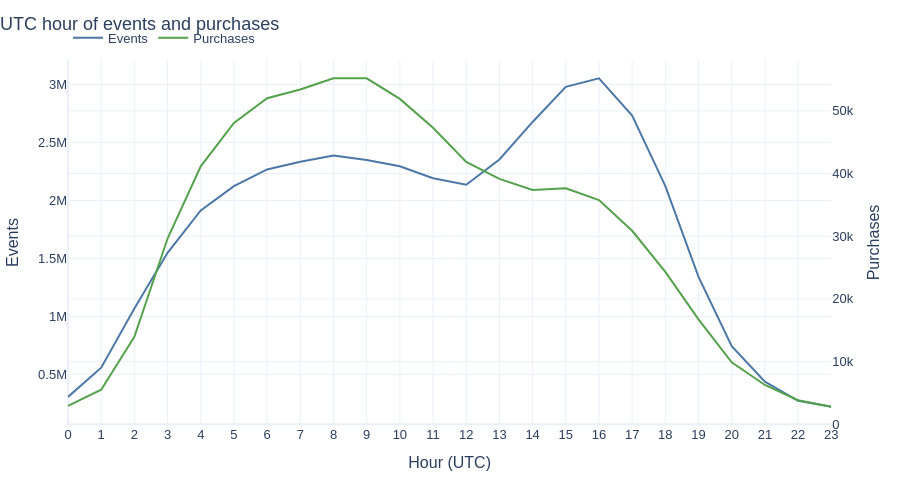

Notebook source saved alongside this figure:
### Markdown cell above
Apple is 111,199,495.70, 48.3617% of revenue, average order value 778.39, and 0.037890 purchases per view. Samsung is 46,402,037.35, 20.1807% of revenue, average order value 268.41, and 0.035969 purchases per view. View conversion is close, and Apple's average order value is much higher. Unknown brand ranks fourth at 8,539,747.08.

### Code cell
hourly = frames["q06_hourly"]
fig = make_subplots(specs=[[{"secondary_y": True}]])
fig.add_trace(
    go.Scatter(x=hourly["hour_utc"], y=hourly["events"], name="Events", line={"color": BLUE, "width": 2}),
    secondary_y=False,
)
fig.add_trace(
    go.Scatter(x=hourly["hour_utc"], y=hourly["purchases"], name="Purchases", line={"color": GREEN, "width": 2}),
    secondary_y=True,
)
style(fig, "UTC hour of events and purchases")
fig.update_xaxes(title_text="Hour (UTC)", dtick=1)
fig.update_yaxes(title_text="Events", secondary_y=False)
fig.update_yaxes(title_text="Purchases", secondary_y=True)
display(fig)

### Figure 1 — Plotly figure (JSON) as saved in the notebook; plotly's stock layout.template omitted (floating-point values rounded to 4 significant figures)
{"data": [{"line": {"color": "#4C78A8", "width": 2}, "name": "Events", "type": "scatter", "x": [0, 1, 2, 3, 4, 5, 6, 7, 8, 9, 10, 11, 12, 13, 14, 15, 16, 17, 18, 19, 20, 21, 22, 23], "xaxis": "x", "y": [306680, 558766, 1068494, 1549124, 1914128, 2123948, 2266954, 2333480, 2387991, 2349336, 2295244, 2192024, 2135792, 2353321, 2676545, 2979082, 3053226, 2732443, 2124041, 1340662, 744017, 438289, 272980, 221975], "yaxis": "y"}, {"line": {"color": "#54A24B", "width": 2}, "name": "Purchases", "type": "scatter", "x": [0, 1, 2, 3, 4, 5, 6, 7, 8, 9, 10, 11, 12, 13, 14, 15, 16, 17, 18, 19, 20, 21, 22, 23], "xaxis": "x", "y": [2949, 5526, 13968, 29632, 41143, 48068, 52002, 53404, 55195, 55182, 51902, 47311, 41840, 39135, 37363, 37632, 35772, 30872, 24321, 16747, 9892, 6278, 3837, 2802], "yaxis": "y2"}], "layout": {"font": {"family": "Arial, sans-serif", "size": 13}, "height": 480, "legend": {"orientation": "h", "x": 0, "y": 1.02, "yanchor": "bottom"}, "margin": {"b": 20, "l": 20, "r": 20, "t": 60}, "title": {"text": "UTC hour of events and purchases", "x": 0}, "xaxis": {"anchor": "y", "domain": [0.0, 0.94], "dtick": 1, "title": {"text": "Hour (UTC)"}}, "yaxis": {"anchor": "x", "domain": [0.0, 1.0], "title": {"text": "Events"}}, "yaxis2": {"anchor": "x", "overlaying": "y", "side": "right", "title": {"text": "Purchases"}}}}
